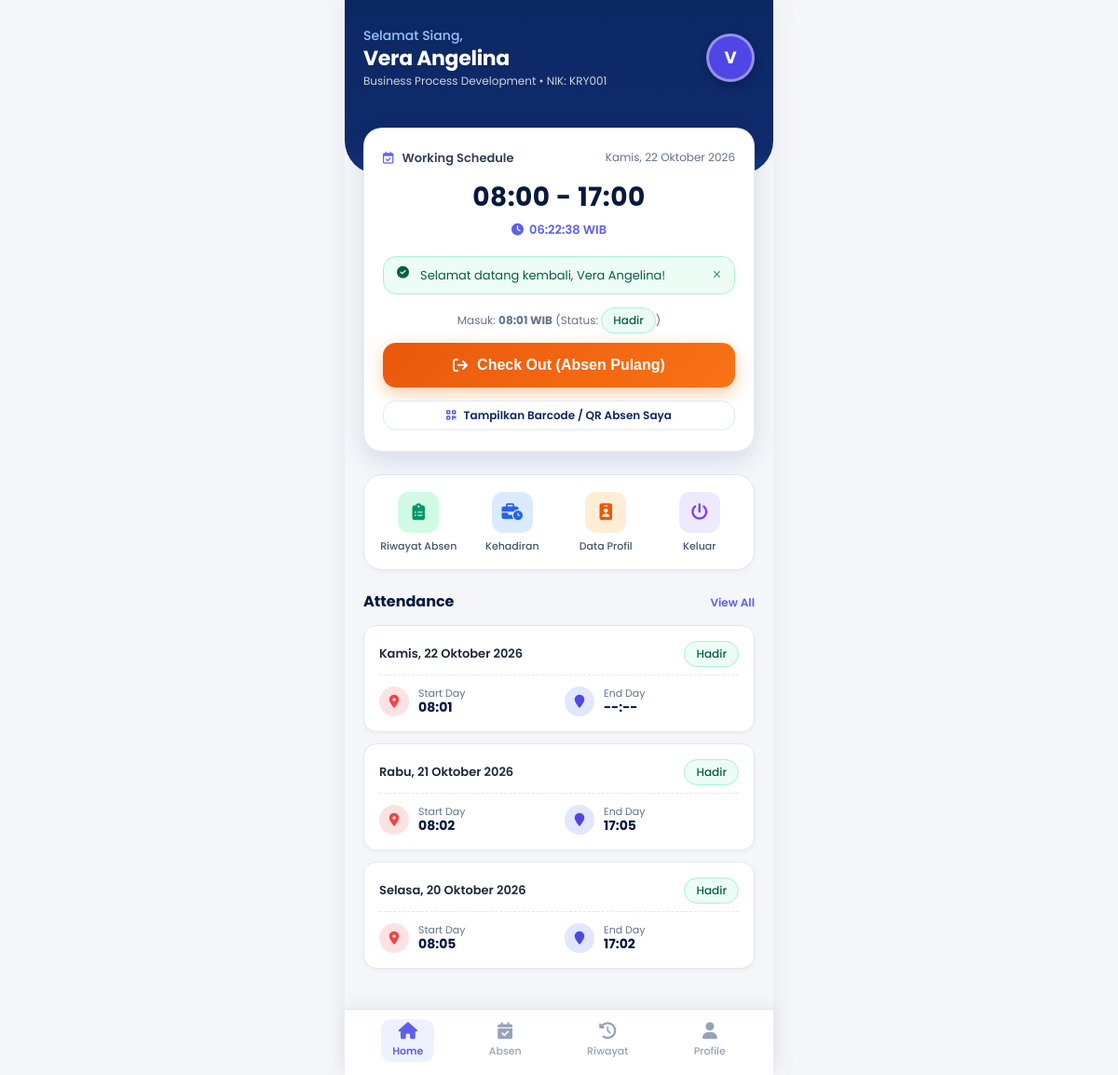
Screenshot of /karyawan/index.php (signed in) with the database file from the repository.
### tables this page shows
CREATE TABLE IF NOT EXISTS `absensi` (
  `id` INT AUTO_INCREMENT PRIMARY KEY,
  `id_karyawan` INT NOT NULL,
  `tanggal` DATE NOT NULL,
  `jam_masuk` TIME DEFAULT NULL,
  `jam_pulang` TIME DEFAULT NULL,
  `status` ENUM('Hadir', 'Terlambat', 'Izin', 'Sakit', 'Alpha') NOT NULL DEFAULT 'Hadir',
  `keterangan` VARCHAR(255) DEFAULT NULL,
  `created_at` DATETIME DEFAULT CURRENT_TIMESTAMP,
  `updated_at` DATETIME DEFAULT CURRENT_TIMESTAMP ON UPDATE CURRENT_TIMESTAMP,
  UNIQUE KEY `unique_karyawan_tanggal` (`id_karyawan`, `tanggal`),
  INDEX `idx_absensi_tanggal` (`tanggal`),
  INDEX `idx_absensi_status` (`status`),
  CONSTRAINT `fk_absensi_karyawan` FOREIGN KEY (`id_karyawan`) REFERENCES `karyawan` (`id`) ON DELETE CASCADE ON UPDATE CASCADE
);

### config/config.php (called while the page is built, shortened)
<?php
function base_url($path = '') {
    $protocol = (!empty($_SERVER['HTTPS']) && $_SERVER['HTTPS'] !== 'off' || (isset($_SERVER['SERVER_PORT']) && $_SERVER['SERVER_PORT'] == 443)) ? "https://" : "http://";
    $host = $_SERVER['HTTP_HOST'] ?? 'localhost';
    $docRoot = isset($_SERVER['DOCUMENT_ROOT']) ? rtrim(str_replace('\\', '/', realpath($_SERVER['DOCUMENT_ROOT']) ?: $_SERVER['DOCUMENT_ROOT']), '/') : '';
    $appRoot = rtrim(str_replace('\\', '/', realpath(BASEPATH) ?: BASEPATH), '/');
    $subDir = '';
    if (!empty($docRoot) && str_starts_with($appRoot, $docRoot)) {
        $subDir = substr($appRoot, strlen($docRoot));
    } else {
        $subDir = '/karyawan';
    }
    $base = rtrim($protocol . $host . $subDir, '/');
    if (!empty($path)) {
        return $base . '/' . ltrim($path, '/');
    }
    return $base;
}
function h($str) {
    return htmlspecialchars((string)($str ?? ''), ENT_QUOTES, 'UTF-8');
}
function get_flash($type) {
    if (isset($_SESSION['flash'][$type])) {
        $msg = $_SESSION['flash'][$type];
        return $msg;
    }
    return null;
}
function get_setting($key, $default = '') {
    try {
        $db = getDB();
        $stmt = $db->prepare("SELECT nilai FROM pengaturan WHERE nama_pengaturan = :k LIMIT 1");
        $stmt->execute([':k' => $key]);
        $row = $stmt->fetch();
        if ($row) {
            return $row['nilai'];
        }
    } catch (Exception $e) {
    }
    return $default;
}
function is_logged_in() {
    return isset($_SESSION['user_id']) && !empty($_SESSION['user_id']);
}
function current_user() {
    return [
        'id' => $_SESSION['user_id'],
        'nik' => $_SESSION['user_nik'] ?? '',
        'nama' => $_SESSION['user_nama'] ?? '',
        'jabatan' => $_SESSION['user_jabatan'] ?? '',
        'no_hp' => $_SESSION['user_no_hp'] ?? '',
        'email' => $_SESSION['user_email'] ?? '',
        'role' => $_SESSION['user_role'] ?? 'karyawan',
        'avatar' => $_SESSION['user_avatar'] ?? null,
    ];
}
function format_indo_date($dateStr) {
    $days = ['Minggu', 'Senin', 'Selasa', 'Rabu', 'Kamis', 'Jumat', 'Sabtu'];
    $months = [1 => 'Januari', 'Februari', 'Maret', 'April', 'Mei', 'Juni', 'Juli', 'Agustus', 'September', 'Oktober', 'November', 'Desember'];
    $time = strtotime($dateStr);
    $dayName = $days[date('w', $time)];
    $d = date('j', $time);
    $m = $months[(int)date('n', $time)];
    $y = date('Y', $time);
    return "$dayName, $d $m $y";
}

### karyawan/index.php (the view, shortened to what this page needs)
<?php
$user = current_user();
$db = getDB();
$hour = (int)date('H');
if ($hour >= 4 && $hour < 11) {
    $greeting = 'Selamat Pagi,';
} elseif ($hour >= 11 && $hour < 15) {
    $greeting = 'Selamat Siang,';
} elseif ($hour >= 15 && $hour < 18) {
    $greeting = 'Selamat Sore,';
} else {
    $greeting = 'Selamat Malam,';
}
$today = date('Y-m-d');
$stmt = $db->prepare("SELECT * FROM absensi WHERE id_karyawan = :uid AND tanggal = :today LIMIT 1");
$stmt->execute([':uid' => $user['id'], ':today' => $today]);
$todayAbsensi = $stmt->fetch();
$stmtHistory = $db->prepare("SELECT * FROM absensi WHERE id_karyawan = :uid ORDER BY tanggal DESC LIMIT 5");
$stmtHistory->execute([':uid' => $user['id']]);
$recentAttendance = $stmtHistory->fetchAll();
$jamMasukNormal = get_setting('jam_masuk_normal', '08:00:00');
$jamPulangNormal = get_setting('jam_pulang_normal', '17:00:00');
$workingScheduleStr = substr($jamMasukNormal, 0, 5) . ' - ' . substr($jamPulangNormal, 0, 5);
require_once __DIR__ . '/../includes/header.php';
?>
<div class="mobile-app-container">
  <div class="mobile-header">
    <div class="mobile-header-top">
      <div>
        <div class="mobile-greeting-label"><?= $greeting ?></div>
        <h2 class="mobile-user-name"><?= h($user['nama']) ?></h2>
        <div class="mobile-user-role"><?= h($user['jabatan']) ?> &bull; NIK: <?= h($user['nik']) ?></div>
      </div>
      <a href="<?= base_url('karyawan/profil.php') ?>" class="mobile-user-avatar" title="Lihat Profil">
        <?= strtoupper(substr($user['nama'], 0, 1)) ?>
      </a>
    </div>
  </div>
  <div class="schedule-card">
    <div class="schedule-header">
      <span class="schedule-title"><i class="fa-regular fa-calendar-check" style="color: var(--accent); margin-right: 6px;"></i> Working Schedule</span>
      <span class="schedule-date"><?= format_indo_date($today) ?></span>
    </div>
    <div class="schedule-time-box">
      <div class="schedule-hours"><?= $workingScheduleStr ?></div>
      <div class="schedule-clock">
        <i class="fa-solid fa-clock"></i>
        <span class="live-clock">--:--:-- WIB</span>
      </div>
    </div>
    <?php if ($flashSuccess = get_flash('success')): ?>
      <div class="alert alert-success" style="padding: 10px 14px; font-size: 13px; margin-bottom: 14px;">
        <i class="fa-solid fa-circle-check"></i>
        <span><?= h($flashSuccess) ?></span>
        <button class="alert-close">&times;</button>
      </div>
    <?php endif; ?>
    <?php if (!$todayAbsensi): ?>
      <form action="<?= base_url('absensi/masuk.php') ?>" method="POST">
        <?= csrf_field() ?>
        <button type="submit" class="btn-check-action">
          <i class="fa-solid fa-arrow-right-to-bracket"></i>
          <span>Check In (Absen Masuk)</span>
        </button>
      </form>
    <?php elseif ($todayAbsensi && empty($todayAbsensi['jam_pulang'])): ?>
      <div style="font-size: 12px; color: var(--text-muted); margin-bottom: 10px; text-align: center;">
        Masuk: <strong><?= substr($todayAbsensi['jam_masuk'], 0, 5) ?> WIB</strong>
        (Status: <span class="badge <?= ($todayAbsensi['status'] === 'Hadir') ? 'badge-success' : 'badge-warning' ?>"><?= h($todayAbsensi['status']) ?></span>)
      </div>
      <form action="<?= base_url('absensi/pulang.php') ?>" method="POST">
        <button type="submit" class="btn-check-action btn-check-out">
          <i class="fa-solid fa-arrow-right-from-bracket"></i>
          <span>Check Out (Absen Pulang)</span>
        </button>
      </form>
    <?php endif; ?>
    <div style="margin-top: 14px; text-align: center;">
      <button type="button" class="btn btn-outline btn-block btn-sm" id="btnShowBarcodeModal" style="border-radius: var(--radius-md); font-weight: 600; color: var(--primary);">
        <i class="fa-solid fa-qrcode text-accent"></i> Tampilkan Barcode / QR Absen Saya
      </button>
    </div>
  </div>
  <div class="quick-actions-card">
    <a href="<?= base_url('absensi/riwayat.php') ?>" class="quick-action-item">
      <div class="quick-action-icon qa-green">
        <i class="fa-solid fa-clipboard-list"></i>
      </div>
      <span class="quick-action-title">Riwayat Absen</span>
    </a>
    <a href="<?= base_url('absensi/index.php') ?>" class="quick-action-item">
      <div class="quick-action-icon qa-blue">
        <i class="fa-solid fa-business-time"></i>
      </div>
      <span class="quick-action-title">Kehadiran</span>
    </a>
    <a href="<?= base_url('karyawan/profil.php') ?>" class="quick-action-item">
      <div class="quick-action-icon qa-orange">
        <i class="fa-solid fa-id-badge"></i>
      </div>
      <span class="quick-action-title">Data Profil</span>
    </a>
    <a href="<?= base_url('auth/logout.php') ?>" class="quick-action-item">
      <div class="quick-action-icon qa-purple">
        <i class="fa-solid fa-power-off"></i>
      </div>
      <span class="quick-action-title">Keluar</span>
    </a>
  </div>
  <div class="mobile-section">
    <div class="section-header">
      <h3 class="section-title">Attendance</h3>
      <a href="<?= base_url('absensi/riwayat.php') ?>" class="section-link">View All</a>
    </div>
    <?php if (empty($recentAttendance)): ?>
      <div class="attendance-card" style="text-align: center; color: var(--text-muted); padding: 30px 20px;">
        <i class="fa-solid fa-calendar-xmark" style="font-size: 32px; color: #cbd5e1; margin-bottom: 8px;"></i>
        <p>Belum ada catatan riwayat absensi.</p>
      </div>
    <?php else: ?>
      <?php foreach ($recentAttendance as $att): ?>
        <div class="attendance-card">
          <div class="attendance-card-header">
            <span class="attendance-card-date"><?= format_indo_date($att['tanggal']) ?></span>
            <span class="badge <?= ($att['status'] === 'Hadir') ? 'badge-success' : (($att['status'] === 'Terlambat') ? 'badge-warning' : 'badge-danger') ?>">
              <?= h($att['status']) ?>
            </span>
          </div>
          <div class="attendance-card-body">
            <div class="time-slot">
              <div class="time-pin-icon">
                <i class="fa-solid fa-location-dot"></i>
              </div>
              <div class="time-slot-details">
                <div class="time-slot-label">Start Day</div>
                <div class="time-slot-val"><?= !empty($att['jam_masuk']) ? substr($att['jam_masuk'], 0, 5) : '--:--' ?></div>
              </div>
            </div>
            <div class="time-slot">
              <div class="time-pin-icon" style="background: #e0e7ff; color: #4f46e5;">
                <i class="fa-solid fa-location-pin"></i>
              </div>
              <div class="time-slot-details">
                <div class="time-slot-label">End Day</div>
                <div class="time-slot-val"><?= !empty($att['jam_pulang']) ? substr($att['jam_pulang'], 0, 5) : '--:--' ?></div>
              </div>
            </div>
          </div>
        </div>
      <?php endforeach; ?>
    <?php endif; ?>
  </div>
  <nav class="bottom-navbar">
    <a href="<?= base_url('karyawan/index.php') ?>" class="bottom-nav-item active">
      <i class="fa-solid fa-house"></i>
      <span>Home</span>
    </a>
    <a href="<?= base_url('absensi/index.php') ?>" class="bottom-nav-item">
      <i class="fa-solid fa-calendar-check"></i>
      <span>Absen</span>
    </a>
    <a href="<?= base_url('absensi/riwayat.php') ?>" class="bottom-nav-item">
      <i class="fa-solid fa-clock-rotate-left"></i>
      <span>Riwayat</span>
    </a>
    <a href="<?= base_url('karyawan/profil.php') ?>" class="bottom-nav-item">
      <i class="fa-solid fa-user"></i>
      <span>Profile</span>
    </a>
  </nav>
</div>
</body>
</html>

### rows the page displays
absensi: jam_masuk "08:01", status "Hadir", tanggal "Kamis, 22 Oktober 2026"
absensi: tanggal "Rabu, 21 Oktober 2026", status "Hadir", jam_masuk "08:02", jam_pulang "17:05"
absensi: tanggal "Selasa, 20 Oktober 2026", status "Hadir", jam_masuk "08:05", jam_pulang "17:02"

### other values shown
$greeting "Selamat Siang,"
$user['nama'] "Vera Angelina"
$user['jabatan'] "Business Process Development"
$user['nik'] "KRY001"
substr($user['nama'], 0, 1) "V"
format_indo_date($today) "Kamis, 22 Oktober 2026"
$workingScheduleStr "08:00 - 17:00"
$flashSuccess "Selamat datang kembali, Vera Angelina!"
